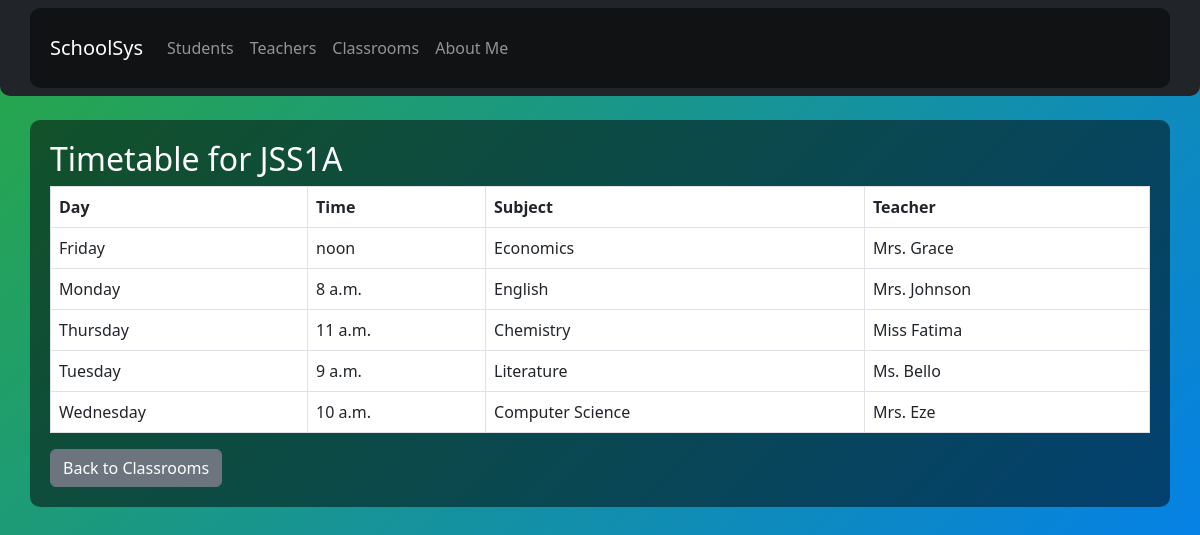
/timetable/1/, run on the app's committed database.
### SMS_app/models.py (models this page shows, shortened)
class Classroom(models.Model):
    name = models.CharField(max_length=20)  # e.g., "JSS1A"
    class_teacher = models.ForeignKey(Teacher, on_delete=models.SET_NULL, null=True)

class Timetable(models.Model):
    classroom = models.ForeignKey(Classroom, on_delete=models.CASCADE)
    teacher = models.ForeignKey(Teacher, on_delete=models.CASCADE)
    subject = models.CharField(max_length=100)
    day = models.CharField(max_length=10)  # e.g., "Monday"
    time = models.TimeField()

class Teacher(models.Model):
    name = models.CharField(max_length=100)
    email = models.EmailField(unique=True)
    subject = models.CharField(max_length=100)

### SMS_app/views.py (the view)
# urls.py: path('timetable/<int:class_id>/', views.timetable_view, name='timetable'),
def timetable_view(request, class_id):
    classroom = get_object_or_404(Classroom, id=class_id)
    timetable = Timetable.objects.filter(classroom=classroom).order_by('day', 'time')
    return render(request, 'timetable.html', {'classroom': classroom, 'timetable': timetable})

### templates/timetable.html (shortened to what this page needs)
{% extends 'base.html' %}
{% block content %}
<h2>Timetable for {{ classroom.name }}</h2>
<table class="table table-bordered">
  <thead><tr><th>Day</th><th>Time</th><th>Subject</th><th>Teacher</th></tr></thead>
  <tbody>
    {% for item in timetable %}
      <tr>
        <td>{{ item.day }}</td>
        <td>{{ item.time }}</td>
        <td>{{ item.subject }}</td>
        <td>{{ item.teacher.name }}</td>
      </tr>
    {% endfor %}
  </tbody>
</table>
<a href="{% url 'classroom_list' %}" class="btn btn-secondary">Back to Classrooms</a>
{% endblock %}

### templates/base.html (style rules this page uses)
body { background: linear-gradient(135deg, #28a745, #007bff); min-height: 100vh; color: white; }

### data on the page
Classroom: name "JSS1A"
Timetable: day "Friday", time "noon", subject "Economics", teacher.name "Mrs. Grace"
Timetable: day "Monday", time "8 a.m.", subject "English", teacher.name "Mrs. Johnson"
Timetable: day "Thursday", time "11 a.m.", subject "Chemistry", teacher.name "Miss Fatima"
Timetable: day "Tuesday", time "9 a.m.", subject "Literature", teacher.name "Ms. Bello"
Timetable: day "Wednesday", time "10 a.m.", subject "Computer Science", teacher.name "Mrs. Eze"
